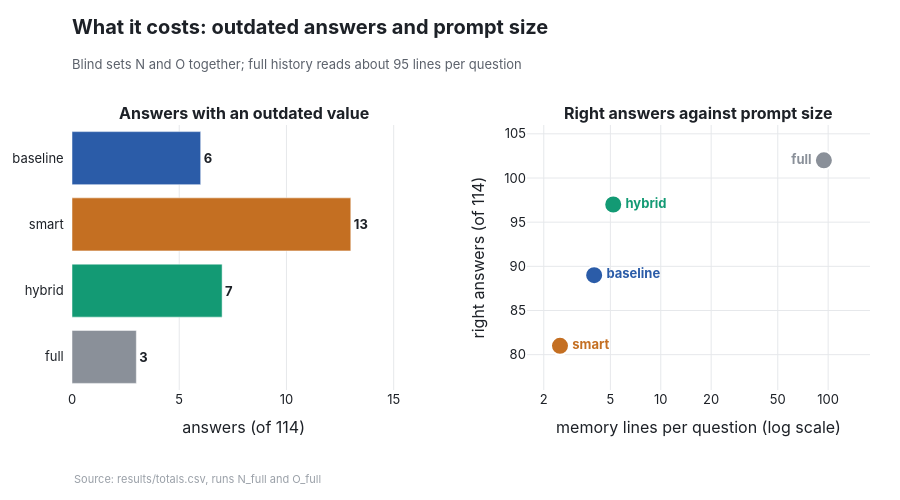

Here is the notebook cell this chart was saved with:
### Markdown cell above
## The cost, and the open question

### Code cell
ch.cost()

### Figure 1 — Plotly figure (JSON) as saved in the notebook; plotly's stock layout.template omitted (floating-point values rounded to 4 significant figures)
{"data": [{"hoverinfo": "skip", "marker": {"color": ["#8a9099", "#139a74", "#c46f22", "#2b5ca8"]}, "orientation": "h", "showlegend": false, "text": ["<b>3</b>", "<b>7</b>", "<b>13</b>", "<b>6</b>"], "textposition": "outside", "type": "bar", "x": [3, 7, 13, 6], "xaxis": "x", "y": ["full", "hybrid", "smart", "baseline"], "yaxis": "y"}, {"hovertemplate": "<b>baseline (vector search)</b><br>%{y} right of 114<br>%{x:.1f} memory lines per question<extra></extra>", "marker": {"color": "#2b5ca8", "line": {"color": "white", "width": 2}, "size": 18}, "mode": "markers+text", "showlegend": false, "text": ["<b>baseline</b>"], "textfont": {"color": "#2b5ca8"}, "textposition": "middle right", "type": "scatter", "x": [4], "xaxis": "x2", "y": [89], "yaxis": "y2"}, {"hovertemplate": "<b>smart (facts only)</b><br>%{y} right of 114<br>%{x:.1f} memory lines per question<extra></extra>", "marker": {"color": "#c46f22", "line": {"color": "white", "width": 2}, "size": 18}, "mode": "markers+text", "showlegend": false, "text": ["<b>smart</b>"], "textfont": {"color": "#c46f22"}, "textposition": "middle right", "type": "scatter", "x": [2.5], "xaxis": "x2", "y": [81], "yaxis": "y2"}, {"hovertemplate": "<b>hybrid (final design)</b><br>%{y} right of 114<br>%{x:.1f} memory lines per question<extra></extra>", "marker": {"color": "#139a74", "line": {"color": "white", "width": 2}, "size": 18}, "mode": "markers+text", "showlegend": false, "text": ["<b>hybrid</b>"], "textfont": {"color": "#139a74"}, "textposition": "middle right", "type": "scatter", "x": [5.2], "xaxis": "x2", "y": [97], "yaxis": "y2"}, {"hovertemplate": "<b>full history (reference)</b><br>%{y} right of 114<br>%{x:.1f} memory lines per question<extra></extra>", "marker": {"color": "#8a9099", "line": {"color": "white", "width": 2}, "size": 18}, "mode": "markers+text", "showlegend": false, "text": ["<b>full</b>"], "textfont": {"color": "#8a9099"}, "textposition": "middle left", "type": "scatter", "x": [94.3], "xaxis": "x2", "y": [102], "yaxis": "y2"}], "layout": {"annotations": [{"font": {"size": 16}, "showarrow": false, "text": "<b>Answers with an outdated value</b>", "x": 0.215, "xanchor": "center", "xref": "paper", "y": 1, "yanchor": "bottom", "yref": "paper"}, {"font": {"size": 16}, "showarrow": false, "text": "<b>Right answers against prompt size</b>", "x": 0.785, "xanchor": "center", "xref": "paper", "y": 1, "yanchor": "bottom", "yref": "paper"}, {"font": {"color": "#9aa0a8", "size": 11}, "showarrow": false, "text": "Source: results/totals.csv, runs N_full and O_full", "x": 0, "xanchor": "left", "xref": "paper", "y": 0, "yanchor": "bottom", "yref": "paper", "yshift": -98}], "height": 500, "margin": {"b": 110, "l": 20, "r": 30, "t": 125}, "title": {"font": {"size": 20}, "pad": {"t": 20}, "subtitle": {"font": {"color": "#5b616b", "size": 13}, "text": "Blind sets N and O together; full history reads about 95 lines per question"}, "text": "<b>What it costs: outdated answers and prompt size</b>", "x": 0, "xanchor": "left", "xref": "paper", "y": 1, "yanchor": "top", "yref": "container"}, "xaxis": {"anchor": "y", "domain": [0, 0.43], "range": [0, 16], "title": {"text": "answers (of 114)"}}, "xaxis2": {"anchor": "y2", "domain": [0.57, 1], "range": [0.2, 2.25], "tickvals": [2, 5, 10, 20, 50, 100], "title": {"text": "memory lines per question (log scale)"}, "type": "log"}, "yaxis": {"anchor": "x", "domain": [0, 1], "showgrid": false, "ticksuffix": "  "}, "yaxis2": {"anchor": "x2", "domain": [0, 1], "range": [76, 106], "title": {"text": "right answers (of 114)"}}}}
